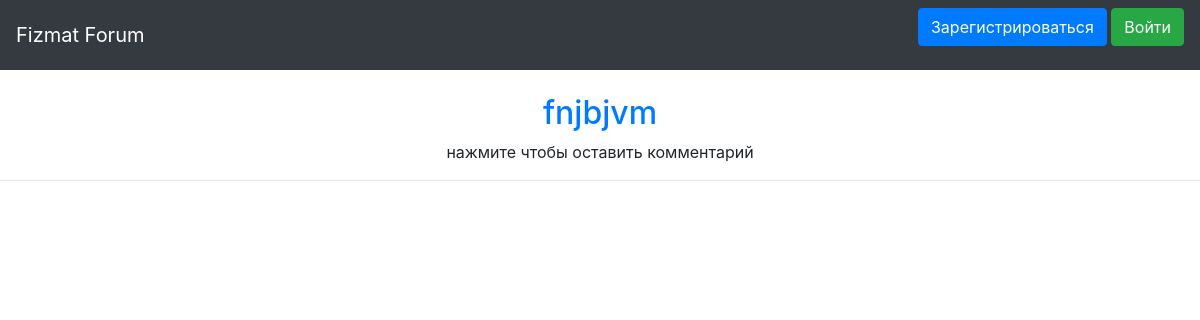
Before: /thread/1 with the older database file.
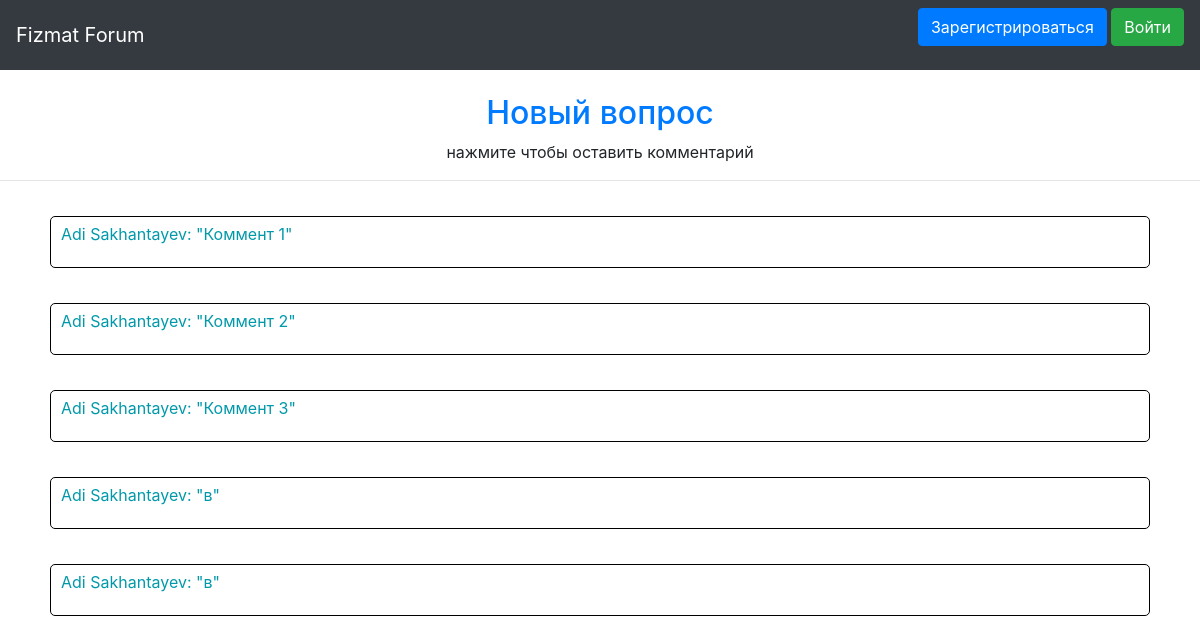
After: the same page with the newer database file.
### data/threads.py (models this page shows)
class Thread(SqlAlchemyBase, UserMixin, SerializerMixin):
    __tablename__ = 'threads'
    id = sqlalchemy.Column(sqlalchemy.Integer, primary_key=True, autoincrement=True)
    title = sqlalchemy.Column(sqlalchemy.String, nullable=False)
    user_id = sqlalchemy.Column(sqlalchemy.Integer, sqlalchemy.ForeignKey("users.id"))
    user = orm.relation('User')

### data/comments.py (models this page shows)
class Comment(SqlAlchemyBase, UserMixin, SerializerMixin):
    __tablename__ = 'comments'
    id = sqlalchemy.Column(sqlalchemy.Integer, primary_key=True, autoincrement=True)
    text = sqlalchemy.Column(sqlalchemy.String, nullable=False)
    user_id = sqlalchemy.Column(sqlalchemy.Integer, sqlalchemy.ForeignKey("users.id"))
    thread_id = sqlalchemy.Column(sqlalchemy.Integer, sqlalchemy.ForeignKey("threads.id"))
    user = orm.relation('User')
    thread = orm.relation('Thread')

### data/users.py (models this page shows, shortened)
class User(SqlAlchemyBase, UserMixin, SerializerMixin):
    __tablename__ = 'users'
    id = sqlalchemy.Column(sqlalchemy.Integer, primary_key=True, autoincrement=True)
    surname = sqlalchemy.Column(sqlalchemy.String, nullable=False)
    name = sqlalchemy.Column(sqlalchemy.String, nullable=False)
    age = sqlalchemy.Column(sqlalchemy.Integer, nullable=False)
    email = sqlalchemy.Column(sqlalchemy.String, index=True, unique=True, nullable=False)
    hashed_password = sqlalchemy.Column(sqlalchemy.String)

### main.py (the view)
@app.route('/thread/<tid>')
def indexed_thread(tid):
    session = db_session.create_session()
    return render_template('indexed_thread.html',
                           thread=session.query(Thread).filter(Thread.id == tid).first(),
                           comments=session.query(Comment).filter(Comment.thread_id==tid).all())

### data/db_session.py (called while the page is built)
def create_session() -> Session:
    global __factory
    return __factory()

### templates/indexed_thread.html
{% extends "base.html" %}
{% block content %}
<br>
<div class="form"><a href="/add_comment/{{thread.id}}"><h2 align="center">{{ thread.title }}</h2></a></div>
<p align="center">нажмите чтобы оставить комментарий</p>
<hr/>
{% for comm in comments %}
<div class="comment">
    <p>{{ comm.user.name }} {{ comm.user.surname }}: "{{ comm.text }}"</p>
</div>
{% endfor %}
{% endblock %}

### templates/base.html (shortened to what this page needs)
<!DOCTYPE html>
<html lang="en">
<head>
                    <link rel="stylesheet"
                    href="https://stackpath.bootstrapcdn.com/bootstrap/4.4.1/css/bootstrap.min.css"
>
    <link rel="stylesheet" href="/static/css/style.css">
</head>
<body>
    <nav class="navbar navbar-dark bg-dark">
        <a class="navbar-brand" href="/">Fizmat Forum</a>
                {% if current_user.is_authenticated %}
                    <a class="navbar-brand" href="/logout">{{ current_user.surname }} {{ current_user.name }}</a>
                {% else %}
                    <p>
                        <a class="btn btn-primary " href="/register">Зарегистрироваться</a>
                        <a class="btn btn-success" href="/login">Войти</a>
                    </p>
                {% endif %}
    </nav>
{% block content %}{% endblock %}
</body>
</html>

### static/css/style.css (style rules this page uses)
.form { margin-left: 50px; margin-right: 50px; }
.comment { margin-left: 50px; margin-right: 50px; margin-top: 35px; border: solid 1px black; border-radius: 5px; padding: 5px 10px 5px 10px; color: #09a; }

Changed rows visible on the page:
changed Thread: title "fnjbjvm" → "Новый вопрос"
now on this page (row edited): Comment: user.name "Adi", user.surname "Sakhantayev", text "Коммент 1"
added Comment: user.name "Adi", user.surname "Sakhantayev", text "Коммент 2"
added Comment: user.name "Adi", user.surname "Sakhantayev", text "Коммент 3"
added Comment: user.name "Adi", user.surname "Sakhantayev", text "в"
added Comment: user.name "Adi", user.surname "Sakhantayev", text "в"
